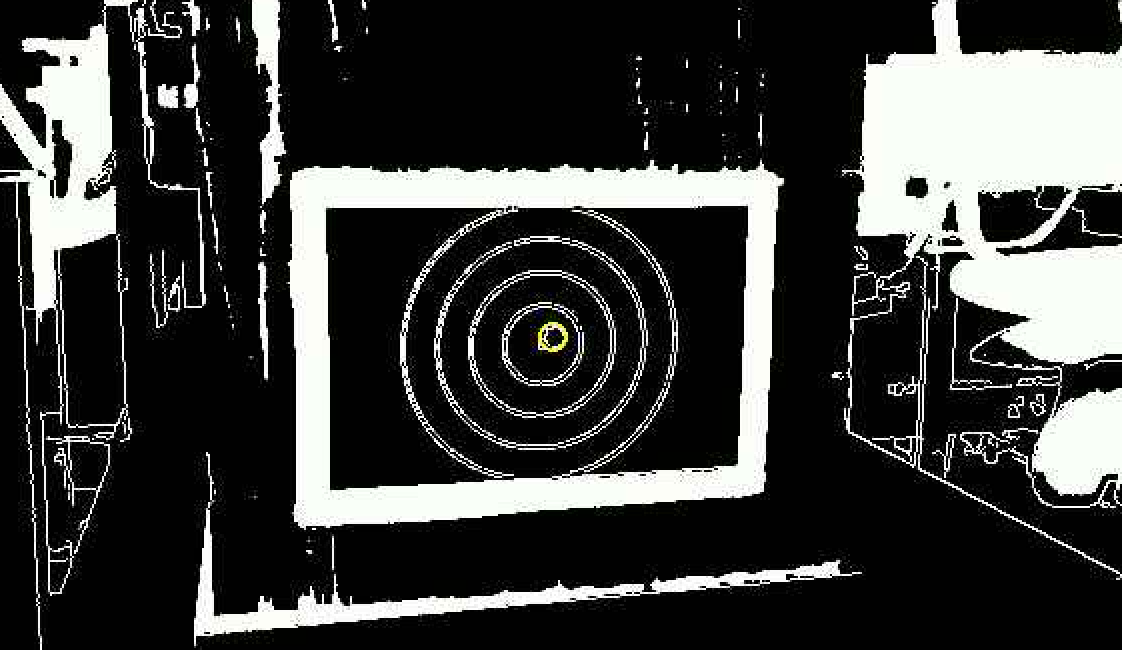
#> input picture k230_aim/tools/field_shots/live_mask_a.png, 1122 x 650 px
$ python -i diagnose_screenshot.py   (imports and definitions only)
#> lines starting #> are read from the running program, lines starting #| are printed output that depends on the picture
### k230_aim/tools/pc_sim_main.py
# -*- coding: utf-8 -*-
"""pc_sim_main.py —— 在电脑上把 main.py 完整跑一遍（不需要 K230）

原理：伪造 K230 的运行环境（machine / media.sensor / image / ustruct），
      再用真实 OpenCV 生成合成场景（黑胶带靶纸 + 激光光斑），
      同时伪造一个 H723：解析收到的帧、按一阶模型转动云台、回遥测。

这样就能在电脑上验证 main.py 的：
  * 状态机（WAIT_READY -> SET_ZERO -> TRACK）
  * 协议收发（心跳/模式/AIM/遥测）
  * 视觉检测 -> 误差 -> 控制 -> 收敛

用法：
    cd D:\\STM32\\STM32projects\\yuntai2
    python k230_aim\\tools\\pc_sim_main.py

（场景尺寸、死区、K 都从 main.py 里读/跟着算，所以改了 PROC_W/PROC_H 之后
  这里不用动 —— 仿真跑通了就说明那两个分辨率下 main.py 的链路是自洽的。）
"""
import io
import os
import re
import struct
import sys
import time as real_time
import types

import cv2
import numpy as np

ROOT = os.path.dirname(os.path.dirname(os.path.dirname(
    os.path.abspath(__file__))))
# main.py 的位置**多找几个地方**（2026-10-17）：
#   仓库里      = <repo>/k230_aim/main.py
#   桌面副本    = Desktop/K230代码/main.py（PC 工具和 main.py 摆在一起时）
# 以前只认第一种，桌面那份 pc_* 脚本一跑就说找不到 —— 这里按顺序找第一个存在的。
_HERE = os.path.dirname(os.path.abspath(__file__))
_MAIN_CANDIDATES = [
    os.path.join(ROOT, "k230_aim", "main.py"),
    os.path.join(os.path.dirname(_HERE), "main.py"),
    os.path.join(_HERE, "main.py"),
]
MAIN_PY = None
for _c in _MAIN_CANDIDATES:
    if os.path.isfile(_c):
        MAIN_PY = _c
        break
if MAIN_PY is None:
    raise SystemExit("找不到 main.py，找过这些地方：%s"
                     % "; ".join(_MAIN_CANDIDATES))


# [15 lines left out: function _read_proc_size, not called in this run]


IMG_W, IMG_H = _read_proc_size()
S_SCALE = IMG_W / 640.0
# fx=430px(640 档) 时 1° ≈ 7.5px；分辨率一换，px/° 同比缩放（和 main.py 的
# VIS_K = 7.8*S 是同一个道理，只是这里用的焦距估值略小）
PX_PER_DEG = 430.0 * S_SCALE * 3.14159265 / 180.0

# ----------------------------------------------------------------------
# 虚拟时间
# ----------------------------------------------------------------------
_vtime = [0]


def ticks_ms():
    return _vtime[0]


def ticks_diff(a, b):
    return a - b


def sleep_ms(ms):
    _vtime[0] += int(ms)


real_time.ticks_ms = ticks_ms
real_time.ticks_diff = ticks_diff
real_time.sleep_ms = sleep_ms


class _FakeClock(object):
    def __init__(self):
        self.last_ms = _vtime[0]
        self.fps_value = 30.0

    # [7 lines left out: function tick, not called in this run]

    def fps(self):
        return self.fps_value


real_time.clock = _FakeClock

_iterations = [0]
MAX_ITERS = 6000


# [4 lines left out: function exitpoint, not called in this run]


os.exitpoint = exitpoint
os.EXITPOINT_ENABLE_SLEEP = 0

sys.modules["ustruct"] = struct

# ----------------------------------------------------------------------
# 合成场景
# ----------------------------------------------------------------------
class Scene(object):
    # [158 lines left out: functions __init__, render, render_deadwall, render_printed, render_tape, not called in this run]


SCENE = Scene()


class FakeBlob(object):
    """复现 CanMV blob 的下标访问 + 质心接口。

    b[0..3]=x,y,w,h  b[4]=面积  b[5/6]=**外接框中心**（和 OpenMV 一致）；
    另外 cx()/cy()/cxf()/cyf() 是**质心**（2026-10-17 加：纸块兜底用的是质心，
    外接框中心在透视下会偏 10px 量级）。
    """

    # [5 lines left out: function __init__, not called in this run]

    def __getitem__(self, i):
        return self._v[i]

    def cx(self):
        return int(self._cx)

    def cy(self):
        return int(self._cy)

    def cxf(self):
        return self._cx

    def cyf(self):
        return self._cy

    # [11 lines left out: function min_corners, not called in this run]


class FakeFrame(object):
    def __init__(self):
        self.np = SCENE.render()

    def to_numpy_ref(self):
        return self.np

    def draw_line(self, *a, **kw):
        pass

    def draw_circle(self, *a, **kw):
        pass

    def draw_cross(self, *a, **kw):
        pass

    def draw_rectangle(self, *a, **kw):
        pass

    def draw_string_advanced(self, *a, **kw):
        pass

    # [102 lines left out: functions find_rects, find_blobs, get_histogram, not called in this run]

    def get_pixel(self, x, y):
        p = self.np[int(y), int(x)]
        return (int(p[2]), int(p[1]), int(p[0]))

    def to_grayscale(self):
        """对应 CanMV 的 img.to_grayscale()：**返回新图**，原图不动。"""
        return FakeGrayFrame(self)

    def to_numpy_ref(self):
        """对应 CanMV 的 img.to_numpy_ref()：返回 ndarray 引用（仿真里就是 np）。"""
        return self.np


class FakeGrayFrame(object):
    """仿真版灰度图（形态学预处理路径用）：
    支持 close(size) 闭运算、灰度语义 find_blobs([(lo, hi)])、get_pixel 返回单值。"""

    def __init__(self, src):
        self.np = cv2.cvtColor(src.np, cv2.COLOR_BGR2GRAY)

    # [76 lines left out: functions close, open, gaussian, erode, copy, dilate and 4 more, not called in this run]

    def to_grayscale(self):
        # 已经是灰度格式：仿真里直接共用（对应板上"再转一次灰度"那步）
        return self

    # [5 lines left out: function to_numpy_ref, not called in this run]

    def get_pixel(self, x, y):
        return int(self.np[int(y), int(x)])

    # [32 lines left out: function find_blobs, not called in this run]


class FakeSensor(object):
    RGB565 = 0
    RGB888 = 1
    GRAYSCALE = 2

    def __init__(self, *a, **kw):
        self.frames = 0

    def reset(self):
        pass

    def set_framesize(self, **kw):
        pass

    def set_pixformat(self, *a, **kw):
        pass

    # [4 lines left out: function snapshot, not called in this run]

    def run(self):
        pass

    def stop(self):
        pass


class FakeDisplay(object):
    VIRT = 0
    ST7701 = 1

    @staticmethod
    def init(*a, **kw):
        pass

    @staticmethod
    def deinit():
        pass

    @staticmethod
    def show_image(*a, **kw):
        pass


class FakeMediaManager(object):
    @staticmethod
    def init():
        pass

    @staticmethod
    def deinit():
        pass


class FakeImage(object):
    RGB565 = 0
    RGB888 = 1
    GRAYSCALE = 2
    ALLOC_REF = 3              # 对应 image.ALLOC_REF：引用外部 buffer

    # [5 lines left out: function __init__, not called in this run]

    def clear(self):
        pass

    # [16 lines left out: functions to_grayscale, dilate, not called in this run]

    def to_numpy_ref(self):
        return self.np

    # [11 lines left out: functions find_blobs, get_pixel, not called in this run]

    def draw_string_advanced(self, *a, **kw):
        pass


# [201 lines left out: functions install_fake_modules, _crc16, not called in this run]


class FakeH723(object):
    # [25 lines left out: function __init__, not called in this run]

    def bind(self, uart):
        self.uart = uart

    # [46 lines left out: functions feed, on_frame, _send, not called in this run]

    def send_ack(self, msg_id, code):
        self.ack_count += 1
        self._send(0x91, bytes([msg_id, code]))

    # [50 lines left out: functions send_telemetry, step, not called in this run]


FAKE_H723 = None


# [56 lines left out: function run, not called in this run]


# [2 lines that do not run on import are left out]

### k230_aim/tools/diagnose_screenshot.py
# -*- coding: utf-8 -*-
"""用一张 IDE 预览截图复现当前 K230 检测链。"""
import os
import sys

import cv2
import numpy as np

sys.path.insert(0, os.path.dirname(os.path.abspath(__file__)))
import pc_field_test as F  # noqa: E402


def crop_preview(path):
#> called with path = 'field_shots/live_mask_a.png'
    data = np.fromfile(path, dtype=np.uint8)
    image = cv2.imdecode(data, cv2.IMREAD_COLOR)
#> image is the input picture: shape (650, 1122, 3); mean B, G, R 60.7, 62, 61.2
    if image is None:
        raise SystemExit("无法读取截图")
    # 截图中的 IDE 预览区（1620x1488）；统一缩回 640x480 检测坐标。
    crop = image[170:1294, 36:1587]
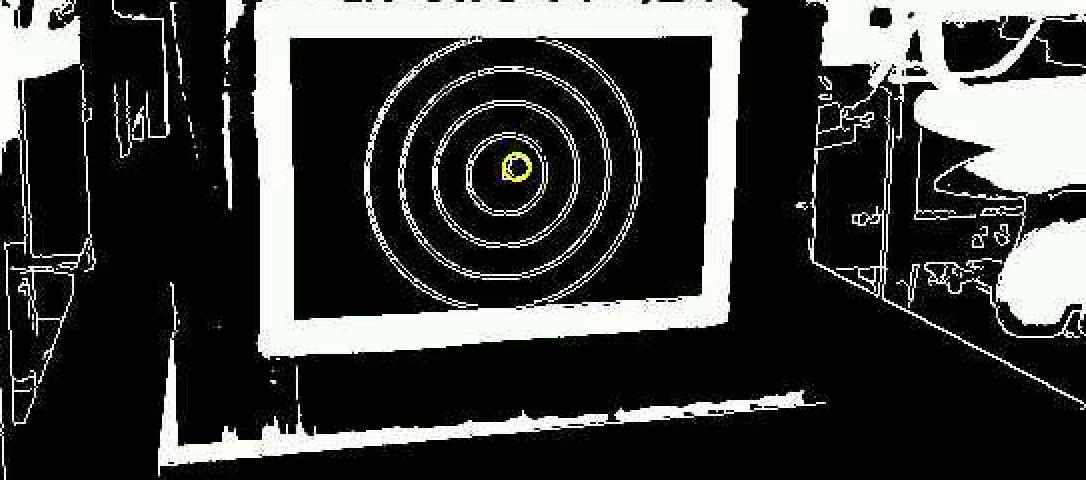
#> crop: shape (480, 1086, 3); mean B, G, R 60.6, 61.8, 61.1
    color = cv2.resize(crop, (640, 480), interpolation=cv2.INTER_AREA)
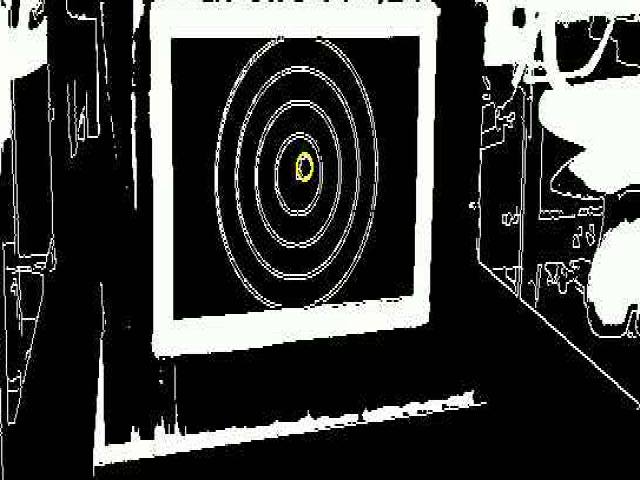
#> color: shape (480, 640, 3); mean B, G, R 60.6, 61.8, 61.1
    gray = cv2.cvtColor(crop, cv2.COLOR_BGR2GRAY)
    gray = cv2.resize(gray, (640, 480), interpolation=cv2.INTER_AREA)
#> gray: shape (480, 640)
    return color, gray


# [121 lines left out: function main, not called in this run]


# [2 lines not run here, left out]

>>> result = crop_preview('field_shots/live_mask_a.png')

$ run again, on k230_aim/tools/field_shots/live_mask_f.png
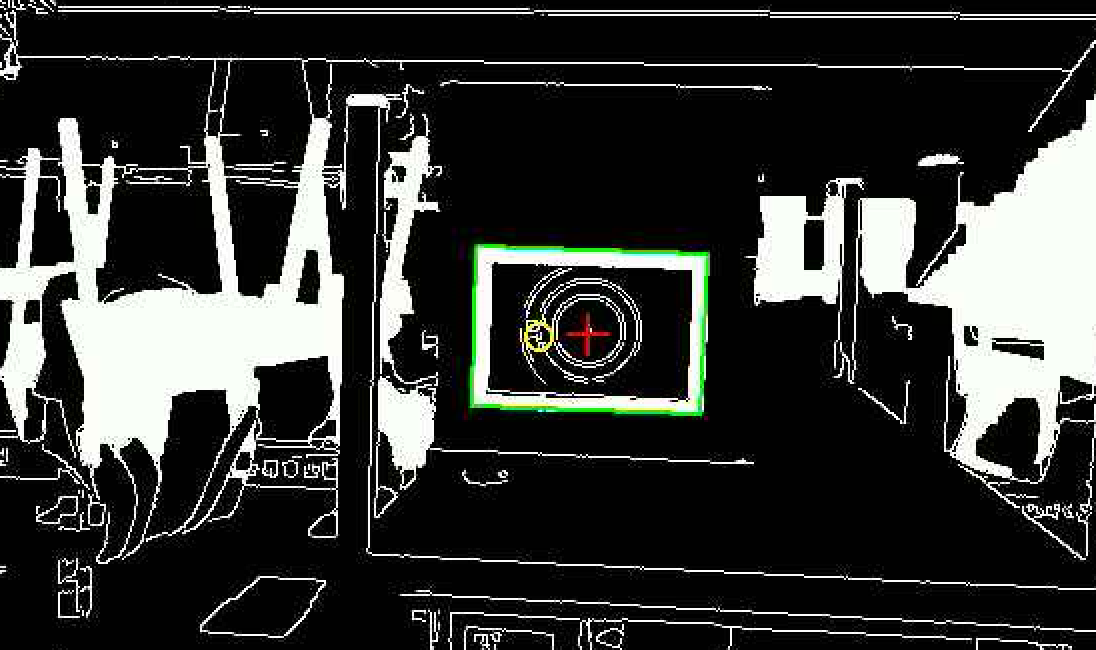
#> input picture k230_aim/tools/field_shots/live_mask_f.png, 1096 x 650 px
#> in crop_preview, image is the input picture: shape (650, 1096, 3); mean B, G, R 53.8, 55.9, 54.3
#> in crop_preview, `crop = image[170:1294, 36:1587]`:
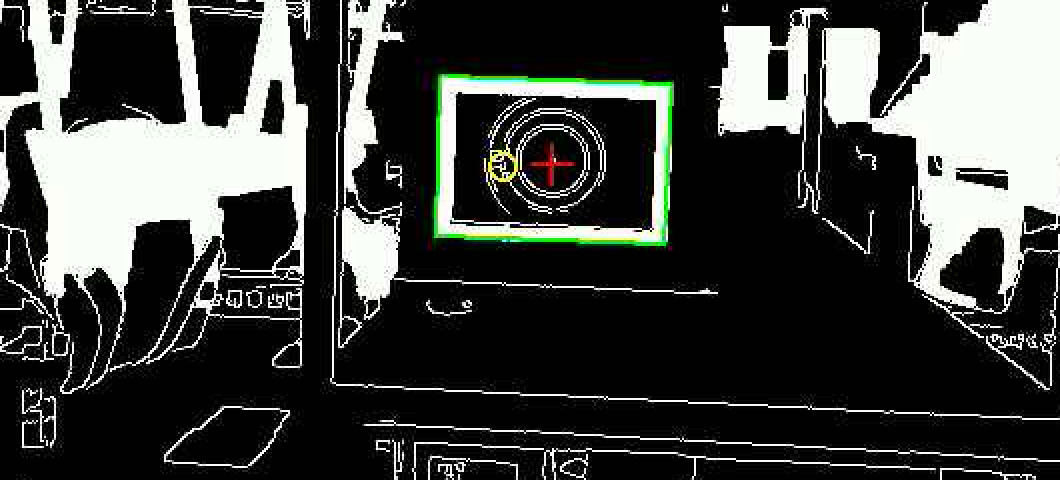
#> crop: shape (480, 1060, 3); mean B, G, R 63.4, 66.2, 64.1
#> in crop_preview, `color = cv2.resize(crop, (640, 480), interpolation=cv2.INTER_AREA)`:
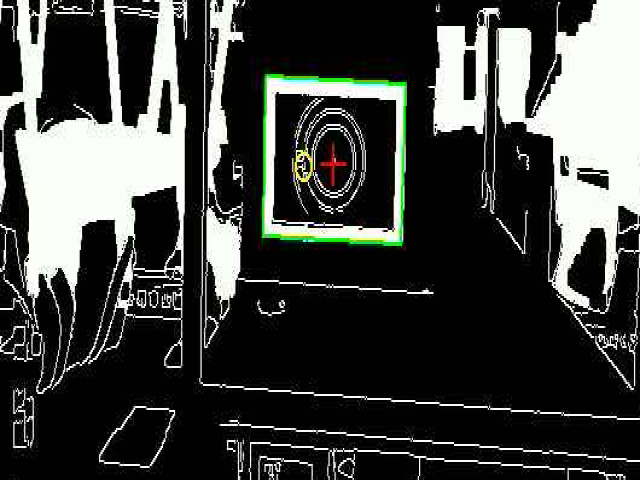
#> color: shape (480, 640, 3); mean B, G, R 63.4, 66.2, 64.1
